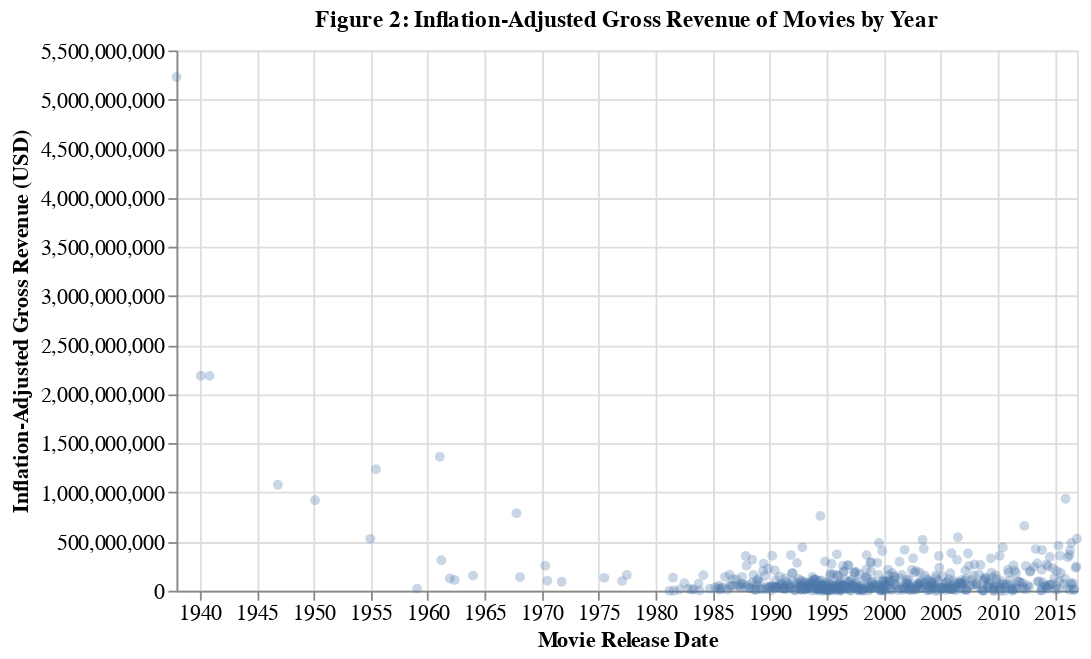

The notebook cell this image was saved under:
### Markdown cell above
Upon inspection of figure 1 above, some major outliers are noted for several genres, most notably in the `Musical` category. Let's create a scatter plot of inflation-adjusted revenue vs year to visualize how these outliers may relate to release date.

### Code cell
genre_gross_scatter = (
    (
        alt.Chart(genre_gross)
        .mark_circle(opacity=0.3)
        .encode(
            x=alt.X("release_date:T", title="Movie Release Date"),
            y=alt.Y(
                "inflation_adjusted_gross:Q",
                title="Inflation-Adjusted Gross Revenue (USD)",
            ),
        )
    )
    .properties(
        title="Figure 2: Inflation-Adjusted Gross Revenue of Movies by Year",
        width=500,
        height=300,
    )
    .configure_axis(labelFontSize=12, titleFontSize=12)
)
genre_gross_scatter

### Figure 1 — Vega-Lite specification as saved in the notebook (floating-point values rounded to 4 significant figures; data arrays with more than 128 entries replaced by an {"elided": "..."} marker saying what was removed)
{"config": {"view": {"continuousWidth": 400, "continuousHeight": 300}, "axis": {"labelFontSize": 12, "titleFontSize": 12}}, "data": {"name": "data-9db7cf16bc53793206da2549ef0f1b7b"}, "mark": {"type": "circle", "opacity": 0.3}, "encoding": {"x": {"type": "temporal", "field": "release_date", "title": "Movie Release Date"}, "y": {"type": "quantitative", "field": "inflation_adjusted_gross", "title": "Inflation-Adjusted Gross Revenue (USD)"}}, "height": 300, "title": "Figure 2: Inflation-Adjusted Gross Revenue of Movies by Year", "width": 500, "$schema": "https://vega.github.io/schema/vega-lite/v4.8.1.json", "datasets": {"data-9db7cf16bc53793206da2549ef0f1b7b": {"elided": "562 records"}}}
